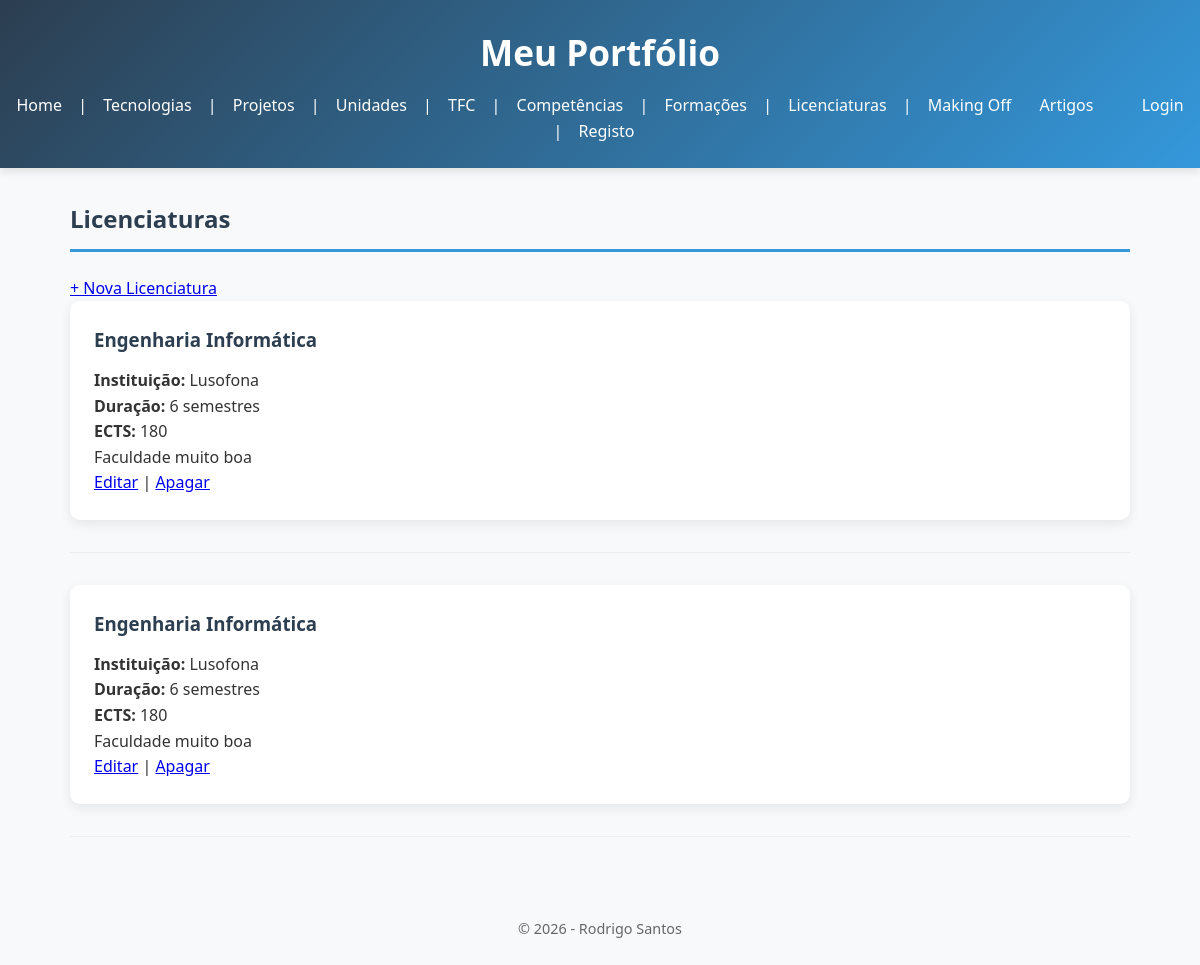
Page /portfolio/licenciaturas/ on the committed database.
### portfolio/models.py (models this page shows, shortened)
class Licenciatura(models.Model):
    nome = models.CharField(max_length=100)
    instituicao = models.CharField(max_length=150)
    semestres = models.IntegerField()
    descricao = models.CharField(max_length=250)
    ects = models.IntegerField()

### portfolio/views.py (the view)
# urls.py: path('licenciaturas/', views.licenciaturas_view, name='licenciaturas'),
def licenciaturas_view(request):
    licenciaturas = Licenciatura.objects.all().order_by('nome')
    return render(request, 'portfolio/licenciaturas.html', {'licenciaturas': licenciaturas})

### portfolio/templates/portfolio/licenciaturas.html
{% extends "portfolio/base.html" %}
{% block content %}
<h2>Licenciaturas</h2>
<p>
    <a href="{% url 'licenciatura_create' %}" class="btn-novo">+ Nova Licenciatura</a>
</p>
{% for lic in licenciaturas %}
    <article>
        <h3>{{ lic.nome }}</h3>
        <p><strong>Instituição:</strong> {{ lic.instituicao }}</p>
        <p><strong>Duração:</strong> {{ lic.semestres }} semestres</p>
        <p><strong>ECTS:</strong> {{ lic.ects }}</p>
        <p>{{ lic.descricao }}</p>
        <p>
            <a href="{% url 'licenciatura_update' lic.pk %}">Editar</a> |
            <a href="{% url 'licenciatura_delete' lic.pk %}" class="btn-apagar">Apagar</a>
        </p>
    </article>
    <hr>
{% empty %}
    <p>Não existem licenciaturas registadas.</p>
{% endfor %}
{% endblock %}

### portfolio/static/portfolio/style.css (style rules this page uses)
* { margin: 0; padding: 0; box-sizing: border-box; }
body { font-family: 'Segoe UI', Tahoma, Geneva, Verdana, sans-serif; line-height: 1.6; color: #333; background-color: #f8f9fa; }
h2 { color: #2c3e50; margin-bottom: 1.5rem; border-bottom: 3px solid #3498db; padding-bottom: 10px; }
article { background: white; padding: 1.5rem; margin-bottom: 1.5rem; border-radius: 10px; box-shadow: 0 4px 12px rgba(0,0,0,0.08); transition: transform 0.3s; }
article h3 { color: #2c3e50; margin-bottom: 0.8rem; }
hr { border: none; border-top: 1px solid #eee; margin: 2rem 0; }

### rows in the picture
Licenciatura: nome "Engenharia Informática", instituicao "Lusofona", semestres "6", ects "180", descricao "Faculdade muito boa"
Licenciatura: nome "Engenharia Informática", instituicao "Lusofona", semestres "6", ects "180", descricao "Faculdade muito boa"
